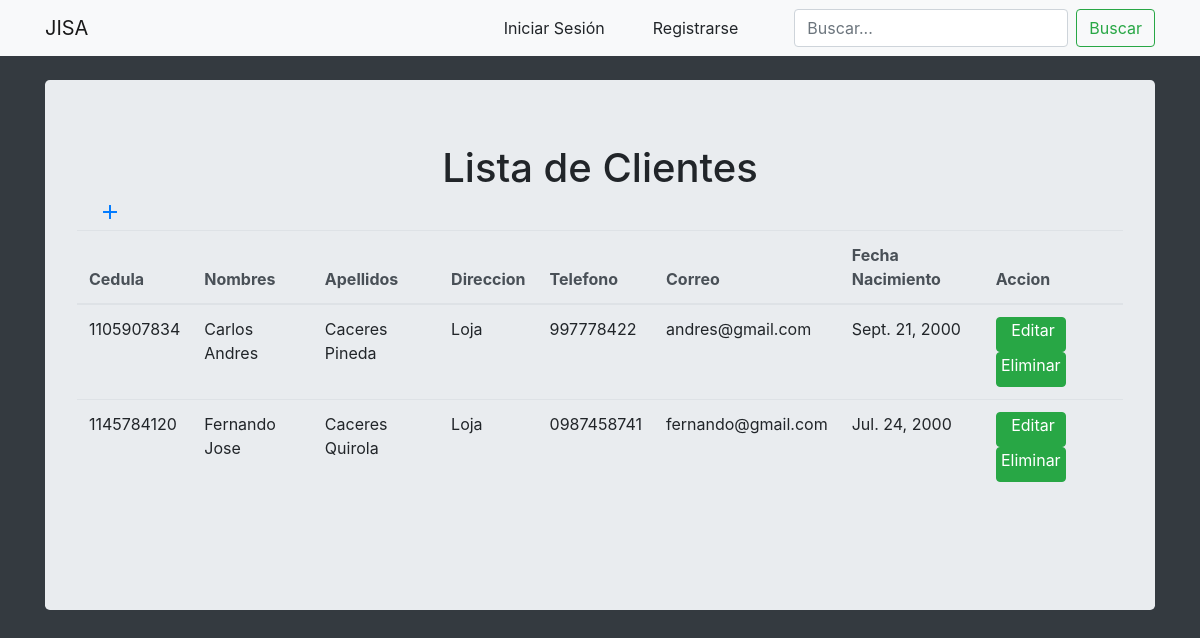
The app's page /clientes/lista_clientes with its own data.
### Clientes/models.py (models this page shows)
class Clientes(models.Model):
    Nombres = models.CharField(max_length=100)
    Apellidos = models.CharField(max_length=100)
    Direccion = models.CharField(max_length=100)
    Telefono = models.CharField(max_length=10)
    Correo = models.EmailField()
    Cedula = models.CharField(max_length=10)
    Fecha_Nacimiento = models.DateField(help_text="Ejemplo: 08/04/1999" , max_length=10)

### Clientes/views.py (the view, shortened to what this page needs)
# urls.py: path('lista_clientes', views.lista_clientes, name="lista_clientes"),
def lista_clientes(request):
    busqueda = request.GET.get("buscar")
    clientes = Clientes.objects.all()
    page = request.GET.get('page', 1)
    try:
        paginator = Paginator(clientes, 2)
        clientes = paginator.page(page)
    except:
        raise Http404
    return render(request, 'clientes/lista_clientes.html', {"entity":clientes, "paginator" : paginator})

### templates/clientes/lista_clientes.html (shortened to what this page needs)
{% extends 'login/base.html' %}
{% block buscador %}
<nav class="navbar navbar-expand-lg navbar-light bg-light"></nav>
<form class="form-inline my-2 my-lg-0" method="GET">
  <input class="form-control mr-sm-2" type="search" placeholder="Buscar..." aria-label="Buscar" name="buscar" value="{{ request.GET.buscar }}">
  <button class="btn btn-outline-success my-2 my-sm-0" type="submit">Buscar</button>
</form>
</nav>
{% endblock buscador%}
{% block contenido %}
<div class="container mt-4">
    <div class="jumbotron">
    <h1 style="text-align: center;">Lista de Clientes</h1>
    <a  href="{% url 'clientes:registrar_clientes' %}" class="btn-floating btn-large waves-effect waves-light blue" style="margin-left: 2%;"><i class="material-icons">add</i></a>
        <div class="table-responsive">
            <table class="table">
                <thead class="thead-light">
                  <tr>
                    <th scope="col">Cedula</th>
                    <th scope="col">Nombres</th>
                    <th scope="col">Apellidos</th>
                    <th scope="col">Direccion</th>
                    <th scope="col">Telefono</th>
                    <th scope="col">Correo</th>
                    <th scope="col">Fecha Nacimiento</th>
                    <th scope="col">Accion</th>
                  </tr>
                </thead>
                <tbody>
                    {% for cli in entity %}
                  <tr>
                    <td>{{cli.Cedula}}</td>
                    <td>{{cli.Nombres}}</td>
                    <td>{{cli.Apellidos}}</td>
                    <td>{{cli.Direccion}}</td>
                    <td>{{cli.Telefono}}</td>
                    <td>{{cli.Correo}}</td>
                    <td>{{cli.Fecha_Nacimiento}}</td>
                    <td><a href="{% url 'clientes:editar_cliente' cli.id %}" class="btn btn-success" style="width: 70px; height: 35px; text-align:right; padding: 0 10px;">Editar</a>    <a href="{% url 'clientes:eliminar_cliente' cli.id %}" class="btn btn-success" style="width: 70px; height: 35px; text-align: center; padding: 0 2.5px;">Eliminar</a></td>
                  </tr>
                    {% endfor %}
                </tbody>
              </table>
        </div>
    </div>
</div>
{% endblock contenido %}

### templates/login/base.html (shortened to what this page needs)
<!DOCTYPE html>
<html lang="en">
<head>
    <link rel="stylesheet" href="https://maxcdn.bootstrapcdn.com/bootstrap/4.0.0/css/bootstrap.min.css">
</head>
<body class="bg-dark text-black m-0">
  <nav class="navbar navbar-expand-lg navbar-light bg-light">
    <div class="container">
    <a class="navbar-brand" href="{% url 'inicio' %}">JISA</a>
    {% if user.is_authenticated %}
    <div class="collapse navbar-collapse" id="navbarSupportedContent">
      <ul class="navbar-nav ml-auto">
        <li class="nav-item dropdown">
          <a class="nav-link dropdown-toggle" href="" id="navbarDropdown" role="button" data-toggle="dropdown" aria-haspopup="true" aria-expanded="false">
            Clientes
          </a>
          <div class="dropdown-menu" aria-labelledby="navbarDropdown">
            <a class="dropdown-item" href="{% url 'clientes:registrar_clientes' %}">Registrar cliente</a>
            <a class="dropdown-item" href="{% url 'clientes:lista_clientes' %}">Lista de clientes</a>
          </div>
        </li>
        <li class="nav-item dropdown">
          <a class="nav-link dropdown-toggle" href="" id="navbarDropdown" role="button" data-toggle="dropdown" aria-haspopup="true" aria-expanded="false">
            Autos
          </a>
          <div class="dropdown-menu" aria-labelledby="navbarDropdown">
            <a class="dropdown-item" href="{% url 'autos:registro_autos' %}">Registrar Auto</a>
            <a class="dropdown-item" href="{% url 'autos:lista_autos' %}">Lista de Autos</a>
          </div>
        </li>
        <li class="nav-item dropdown">
          <a class="nav-link dropdown-toggle" href="" id="navbarDropdown" role="button" data-toggle="dropdown" aria-haspopup="true" aria-expanded="false">
            Motos
          </a>
          <div class="dropdown-menu" aria-labelledby="navbarDropdown">
            <a class="dropdown-item" href="{% url 'autos:registro_motos' %}">Registrar Moto</a>
            <a class="dropdown-item" href="{% url 'autos:lista_motos' %}">Lista de Motos</a>
          </div>
        </li>
        <li class="nav-item dropdown">
          <a class="nav-link dropdown-toggle" href="" id="navbarDropdown" role="button" data-toggle="dropdown" aria-haspopup="true" aria-expanded="false" style="padding: 0%;">
            {{ user.username}} <i class="material-icons right">account_circle</i>
          </a>
          <div class="dropdown-menu" aria-labelledby="navbarDropdown">
            <a class="dropdown-item" href="{% url 'logout' %}">Cerrar Sesión</a>
          </div>
        </li>
      </ul>
      {% else %}
      <ul class="navbar-nav ml-auto">
        <li class="nav-item dropdown">
          <a class="dropdown-item center" href="{% url 'login' %}">Iniciar Sesión</a>
        </li>
        <li class="nav-item dropdown">
          <a class="dropdown-item center" href="{% url 'inicio:registro' %}">Registrarse</a>
        </li>
      </ul>
      {% endif%}
      {% block buscador %}
      {% endblock buscador%}
    {% block contenido %}
    {% endblock contenido %}
</body>
</html>

### records on screen
Clientes: Cedula "1105907834", Nombres "Carlos Andres", Apellidos "Caceres Pineda", Direccion "Loja", Telefono "997778422", Correo "andres@gmail.com", Fecha_Nacimiento "Sept. 21, 2000"
Clientes: Cedula "1145784120", Nombres "Fernando Jose", Apellidos "Caceres Quirola", Direccion "Loja", Telefono "0987458741", Correo "fernando@gmail.com", Fecha_Nacimiento "Jul. 24, 2000"
